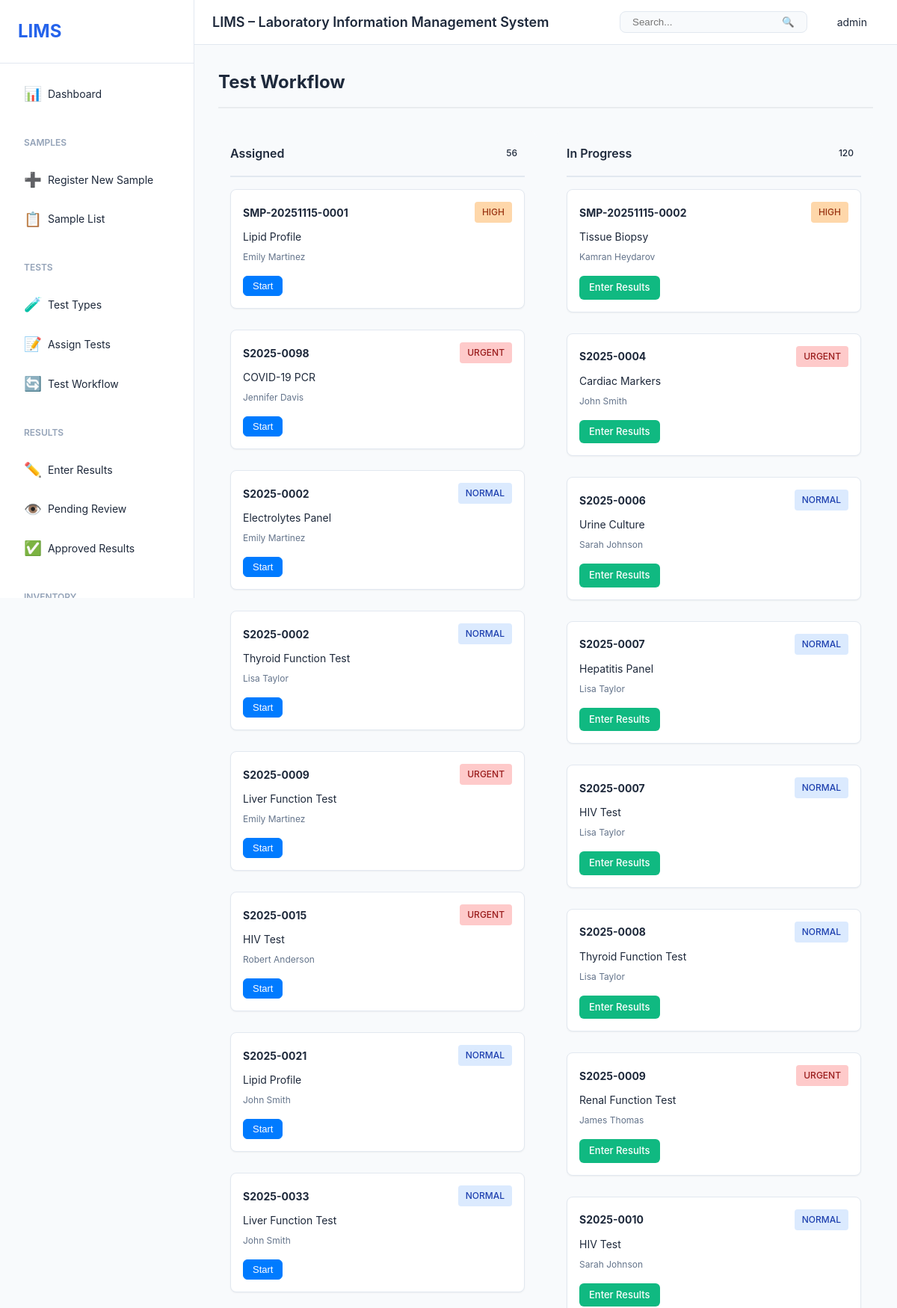
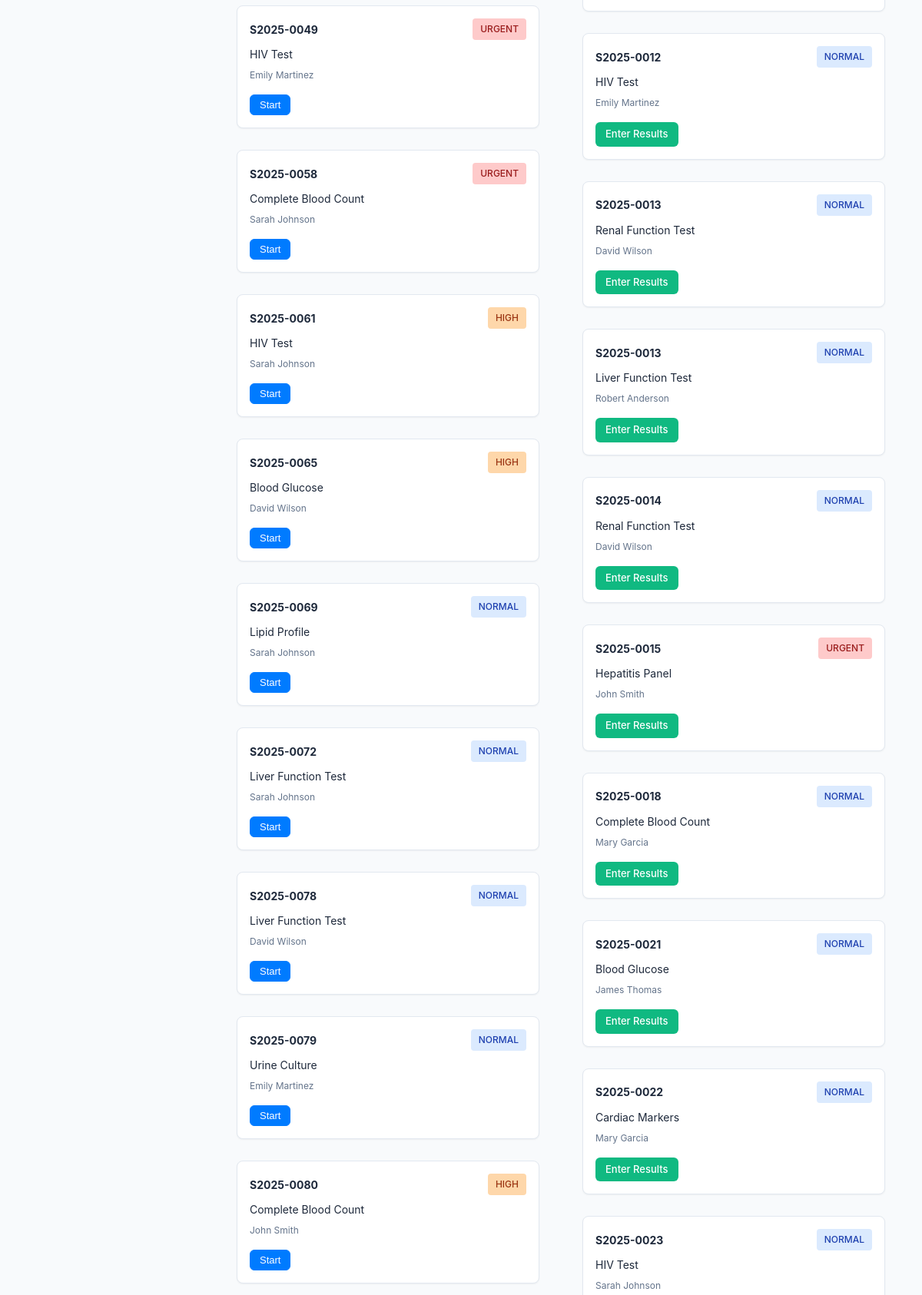
The app's page /tests/workflow/ (signed in, upper part) with its own data (2 pictures, top to bottom).
### users/models.py (models this page shows, shortened)
class User(AbstractUser):
    role = models.ForeignKey(Role, on_delete=models.SET_NULL, null=True, blank=True)
    phone = models.CharField(max_length=20, blank=True)
    department = models.CharField(max_length=100, blank=True)
    employee_id = models.CharField(max_length=50, blank=True, unique=True)
    is_active = models.BooleanField(default=True)
    created_at = models.DateTimeField(auto_now_add=True)
    updated_at = models.DateTimeField(auto_now=True)
    class Meta:
        db_table = 'users'
        ordering = ['username']

### tests/models.py (models this page shows, shortened)
class TestAssignment(models.Model):
    STATUS_CHOICES = [
        ('assigned', 'Assigned'),
        ('in_progress', 'In Progress'),
        ('waiting_review', 'Waiting Review'),
        ('completed', 'Completed'),
        ('rejected', 'Rejected'),
    ]
    sample = models.ForeignKey(Sample, on_delete=models.CASCADE, related_name='test_assignments')
    test = models.ForeignKey(Test, on_delete=models.CASCADE)
    status = models.CharField(max_length=50, choices=STATUS_CHOICES, default='assigned')
    assigned_to = models.ForeignKey(
        settings.AUTH_USER_MODEL,
        on_delete=models.SET_NULL,
        null=True,
        related_name='test_assignments'
    )
    assigned_by = models.ForeignKey(
        settings.AUTH_USER_MODEL,
        on_delete=models.SET_NULL,
        null=True,
        related_name='assigned_tests'
    )
    assigned_date = models.DateTimeField(auto_now_add=True)
    started_date = models.DateTimeField(null=True, blank=True)
    completed_date = models.DateTimeField(null=True, blank=True)
    expected_completion = models.DateTimeField(null=True, blank=True,
                                              help_text='Expected completion based on turnaround time')
    deadline = models.DateTimeField(null=True, blank=True,
                                   help_text='Hard deadline for test completion')
    actual_cost = models.DecimalField(max_digits=10, decimal_places=2, null=True, blank=True,
                                     help_text='Actual cost incurred for this test')
    notes = models.TextField(blank=True)
    class Meta:
        db_table = 'test_assignments'
        ordering = ['-assigned_date']
        unique_together = ['sample', 'test']

class Test(models.Model):
    CATEGORY_CHOICES = [
        ('hematology', 'Hematology'),
        ('biochemistry', 'Biochemistry'),
        ('microbiology', 'Microbiology'),
        ('immunology', 'Immunology'),
        ('molecular', 'Molecular Biology'),
        ('pathology', 'Pathology'),
        ('other', 'Other'),
    ]
    name = models.CharField(max_length=200, unique=True)
    code = models.CharField(max_length=50, unique=True)
    category = models.CharField(max_length=50, choices=CATEGORY_CHOICES)
    description = models.TextField(blank=True)
    turnaround_time = models.IntegerField(help_text='Expected turnaround time in hours')
    estimated_cost = models.DecimalField(max_digits=10, decimal_places=2, null=True, blank=True,
                                        help_text='Estimated cost per test')
    billable_amount = models.DecimalField(max_digits=10, decimal_places=2, null=True, blank=True,
                                         help_text='Amount charged to client')
    is_active = models.BooleanField(default=True)
    created_at = models.DateTimeField(auto_now_add=True)
    updated_at = models.DateTimeField(auto_now=True)
    class Meta:
        db_table = 'tests'
        ordering = ['name']

### samples/models.py (models this page shows, shortened)
class Sample(models.Model):
    SAMPLE_TYPE_CHOICES = [
        ('blood', 'Blood'),
        ('urine', 'Urine'),
        ('tissue', 'Tissue'),
        ('water', 'Water'),
        ('soil', 'Soil'),
        ('food', 'Food'),
        ('other', 'Other'),
    ]
    STATUS_CHOICES = [
        ('registered', 'Registered'),
        ('in_progress', 'In Progress'),
        ('completed', 'Completed'),
        ('rejected', 'Rejected'),
        ('archived', 'Archived'),
    ]
    PRIORITY_CHOICES = [
        ('low', 'Low'),
        ('normal', 'Normal'),
        ('high', 'High'),
        ('urgent', 'Urgent'),
    ]
    sample_id = models.CharField(max_length=50, unique=True, db_index=True)
    sample_type = models.CharField(max_length=50, choices=SAMPLE_TYPE_CHOICES)
    source = models.CharField(max_length=200, help_text='Source/Customer/Patient (Legacy)', blank=True)
    source_ref = models.ForeignKey(
        'labs.Source',
        on_delete=models.PROTECT,
        related_name='samples',
        null=True,
        blank=True,
        help_text='Sample source (Customer/Patient/Lab)',
        verbose_name='Source Reference'
    )
    processing_lab = models.ForeignKey(
        'labs.Lab',
        on_delete=models.SET_NULL,
        null=True,
        blank=True,
        related_name='processing_samples',
        help_text='Lab processing this sample'
    )
    originating_lab = models.ForeignKey(
        'labs.Lab',
        on_delete=models.SET_NULL,
        null=True,
        blank=True,
        related_name='originated_samples',
        help_text='Lab that originally sent this sample'
    )
    status = models.CharField(max_length=50, choices=STATUS_CHOICES, default='registered')
    priority = models.CharField(max_length=20, choices=PRIORITY_CHOICES, default='normal')
    received_date = models.DateField(auto_now_add=True)
    received_time = models.TimeField(auto_now_add=True)
    expected_completion_date = models.DateField(null=True, blank=True,
                                                help_text='Expected completion deadline')
    completion_deadline = models.DateTimeField(null=True, blank=True,
                                               help_text='Hard deadline for completion')
    actual_completion_date = models.DateTimeField(null=True, blank=True)
    notes = models.TextField(blank=True)
    assigned_technician = models.ForeignKey(
        settings.AUTH_USER_MODEL,
        on_delete=models.SET_NULL,
        null=True,
        blank=True,
        related_name='assigned_samples'
    )
    registered_by = models.ForeignKey(
        settings.AUTH_USER_MODEL,
        on_delete=models.SET_NULL,
        null=True,
        related_name='registered_samples'
    )
    created_at = models.DateTimeField(auto_now_add=True)
    updated_at = models.DateTimeField(auto_now=True)
    class Meta:
        db_table = 'samples'
        ordering = ['-received_date', '-received_time']

### tests/views.py (the view)
# urls.py: path('workflow/', views.test_workflow, name='test_workflow'),
@login_required
def test_workflow(request):
    assigned = TestAssignment.objects.filter(status='assigned').select_related('sample', 'test', 'assigned_to')
    in_progress = TestAssignment.objects.filter(status='in_progress').select_related('sample', 'test', 'assigned_to')
    waiting_review = TestAssignment.objects.filter(status='waiting_review').select_related('sample', 'test', 'assigned_to')
    completed = TestAssignment.objects.filter(status='completed').select_related('sample', 'test', 'assigned_to')[:20]
    context = {
        'assigned': assigned,
        'in_progress': in_progress,
        'waiting_review': waiting_review,
        'completed': completed,
    }
    return render(request, 'tests/test_workflow.html', context)

### templates/tests/test_workflow.html (shortened to what this page needs)
{% extends 'base.html' %}
{% block content %}
<div class="page-header">
    <h2>Test Workflow</h2>
</div>
<div class="kanban-board">
    <div class="kanban-column">
        <div class="kanban-header">
            <h3>Assigned</h3>
            <span class="badge">{{ assigned.count }}</span>
        </div>
        <div class="kanban-items">
            {% for assignment in assigned %}
            <div class="kanban-card">
                <div class="kanban-card-header">
                    <strong>{{ assignment.sample.sample_id }}</strong>
                    <span class="badge badge-priority-{{ assignment.sample.priority }}">{{ assignment.sample.get_priority_display }}</span>
                </div>
                <p class="kanban-card-test">{{ assignment.test.name }}</p>
                <p class="kanban-card-tech">{{ assignment.assigned_to.get_full_name|default:"Unassigned" }}</p>
                <form method="post" action="{% url 'tests:update_assignment_status' assignment.pk %}">
                    <button type="submit" class="btn btn-sm btn-primary">Start</button>
                </form>
            </div>
            {% empty %}
            <p class="text-muted">No items</p>
            {% endfor %}
        </div>
    </div>
    <div class="kanban-column">
        <div class="kanban-header">
            <h3>In Progress</h3>
            <span class="badge">{{ in_progress.count }}</span>
        </div>
        <div class="kanban-items">
            {% for assignment in in_progress %}
            <div class="kanban-card">
                <div class="kanban-card-header">
                    <strong>{{ assignment.sample.sample_id }}</strong>
                    <span class="badge badge-priority-{{ assignment.sample.priority }}">{{ assignment.sample.get_priority_display }}</span>
                </div>
                <p class="kanban-card-test">{{ assignment.test.name }}</p>
                <p class="kanban-card-tech">{{ assignment.assigned_to.get_full_name|default:"Unassigned" }}</p>
                <a href="{% url 'results:enter_result' assignment.pk %}" class="btn btn-sm btn-success">Enter Results</a>
            </div>
            {% empty %}
            <p class="text-muted">No items</p>
            {% endfor %}
        </div>
    </div>
</div>
{% endblock %}

### templates/base.html (shortened to what this page needs)
{% load static %}
<!DOCTYPE html>
<html lang="en">
<head>
    <link rel="stylesheet" href="{% static 'css/style.css' %}">
    <link rel="stylesheet" href="{% static 'css/labs.css' %}">
    <link rel="stylesheet" href="https://cdnjs.cloudflare.com/ajax/libs/font-awesome/5.15.4/css/all.min.css">
</head>
<body>
    <div class="layout">
        <aside class="sidebar" id="sidebar">
            <div class="sidebar-header">
                <h2>LIMS</h2>
            </div>
            <nav class="sidebar-nav">
                <a href="{% url 'dashboard:dashboard' %}" class="nav-item {% if request.resolver_match.url_name == 'dashboard' %}active{% endif %}">
                    <span class="icon">📊</span>
                    <span>Dashboard</span>
                </a>
                <div class="nav-group">
                    <div class="nav-group-title">Samples</div>
                    <a href="{% url 'samples:sample_create' %}" class="nav-item">
                        <span class="icon">➕</span>
                        <span>Register New Sample</span>
                    </a>
                    <a href="{% url 'samples:sample_list' %}" class="nav-item">
                        <span class="icon">📋</span>
                        <span>Sample List</span>
                    </a>
                </div>
                <div class="nav-group">
                    <div class="nav-group-title">Tests</div>
                    <a href="{% url 'tests:test_type_list' %}" class="nav-item">
                        <span class="icon">🧪</span>
                        <span>Test Types</span>
                    </a>
                    <a href="{% url 'tests:assign_test' %}" class="nav-item">
                        <span class="icon">📝</span>
                        <span>Assign Tests</span>
                    </a>
                    <a href="{% url 'tests:test_workflow' %}" class="nav-item">
                        <span class="icon">🔄</span>
                        <span>Test Workflow</span>
                    </a>
                </div>
                <div class="nav-group">
                    <div class="nav-group-title">Results</div>
                    <a href="{% url 'results:result_list' %}" class="nav-item">
                        <span class="icon">✏️</span>
                        <span>Enter Results</span>
                    </a>
                    <a href="{% url 'results:review_results' %}" class="nav-item">
                        <span class="icon">👁️</span>
                        <span>Pending Review</span>
                    </a>
                    <a href="{% url 'results:approved_results' %}" class="nav-item">
                        <span class="icon">✅</span>
                        <span>Approved Results</span>
                    </a>
                </div>
                <div class="nav-group">
                    <div class="nav-group-title">Inventory</div>
                </div>
            </nav>
        </aside>
        <div class="main-content">
            <header class="top-header">
                <div class="header-left">
                    <h1>LIMS – Laboratory Information Management System</h1>
                </div>
                <div class="header-right">
                    <div class="search-box">
                        <input type="text" placeholder="Search..." id="globalSearch">
                        <button>🔍</button>
                    </div>
                    <div class="user-menu">
                        <span>{{ user.get_full_name|default:user.username }}</span>
                    </div>
                </div>
            </header>
            <div class="page-content">
                {% block content %}{% endblock %}
            </div>
        </div>
    </div>
</body>
</html>

### records on screen
User: get_full_name "admin"
TestAssignment: sample.sample_id "SMP-20251115-0001", sample.priority "HIGH", test.name "Lipid Profile", assigned_to.get_full_name "Emily Martinez"
TestAssignment: sample.sample_id "S2025-0098", sample.priority "URGENT", test.name "COVID-19 PCR", assigned_to.get_full_name "Jennifer Davis"
TestAssignment: sample.sample_id "S2025-0002", sample.priority "NORMAL", test.name "Electrolytes Panel", assigned_to.get_full_name "Emily Martinez"
TestAssignment: sample.sample_id "S2025-0002", sample.priority "NORMAL", test.name "Thyroid Function Test", assigned_to.get_full_name "Lisa Taylor"
TestAssignment: sample.sample_id "S2025-0009", sample.priority "URGENT", test.name "Liver Function Test", assigned_to.get_full_name "Emily Martinez"
TestAssignment: sample.sample_id "S2025-0015", sample.priority "URGENT", test.name "HIV Test", assigned_to.get_full_name "Robert Anderson"
TestAssignment: sample.sample_id "S2025-0021", sample.priority "NORMAL", test.name "Lipid Profile", assigned_to.get_full_name "John Smith"
TestAssignment: sample.sample_id "S2025-0033", sample.priority "NORMAL", test.name "Liver Function Test", assigned_to.get_full_name "John Smith"
TestAssignment: sample.sample_id "S2025-0049", sample.priority "URGENT", test.name "HIV Test", assigned_to.get_full_name "Emily Martinez"
TestAssignment: sample.sample_id "S2025-0058", sample.priority "URGENT", test.name "Complete Blood Count", assigned_to.get_full_name "Sarah Johnson"
TestAssignment: sample.sample_id "S2025-0061", sample.priority "HIGH", test.name "HIV Test", assigned_to.get_full_name "Sarah Johnson"
TestAssignment: sample.sample_id "S2025-0065", sample.priority "HIGH", test.name "Blood Glucose", assigned_to.get_full_name "David Wilson"
TestAssignment: sample.sample_id "S2025-0069", sample.priority "NORMAL", test.name "Lipid Profile", assigned_to.get_full_name "Sarah Johnson"
TestAssignment: sample.sample_id "S2025-0072", sample.priority "NORMAL", test.name "Liver Function Test", assigned_to.get_full_name "Sarah Johnson"
TestAssignment: sample.sample_id "S2025-0078", sample.priority "NORMAL", test.name "Liver Function Test", assigned_to.get_full_name "David Wilson"
TestAssignment: sample.sample_id "S2025-0079", sample.priority "NORMAL", test.name "Urine Culture", assigned_to.get_full_name "Emily Martinez"
TestAssignment: sample.sample_id "S2025-0080", sample.priority "HIGH", test.name "Complete Blood Count", assigned_to.get_full_name "John Smith"
TestAssignment: sample.sample_id "SMP-20251115-0002", sample.priority "HIGH", test.name "Tissue Biopsy", assigned_to.get_full_name "Kamran Heydarov"
TestAssignment: sample.sample_id "S2025-0004", sample.priority "URGENT", test.name "Cardiac Markers", assigned_to.get_full_name "John Smith"
TestAssignment: sample.sample_id "S2025-0006", sample.priority "NORMAL", test.name "Urine Culture", assigned_to.get_full_name "Sarah Johnson"
TestAssignment: sample.sample_id "S2025-0007", sample.priority "NORMAL", test.name "Hepatitis Panel", assigned_to.get_full_name "Lisa Taylor"
TestAssignment: sample.sample_id "S2025-0007", sample.priority "NORMAL", test.name "HIV Test", assigned_to.get_full_name "Lisa Taylor"
TestAssignment: sample.sample_id "S2025-0008", sample.priority "NORMAL", test.name "Thyroid Function Test", assigned_to.get_full_name "Lisa Taylor"
TestAssignment: sample.sample_id "S2025-0009", sample.priority "URGENT", test.name "Renal Function Test", assigned_to.get_full_name "James Thomas"
TestAssignment: sample.sample_id "S2025-0010", sample.priority "NORMAL", test.name "HIV Test", assigned_to.get_full_name "Sarah Johnson"
TestAssignment: sample.sample_id "S2025-0012", sample.priority "NORMAL", test.name "HIV Test", assigned_to.get_full_name "Emily Martinez"
TestAssignment: sample.sample_id "S2025-0013", sample.priority "NORMAL", test.name "Renal Function Test", assigned_to.get_full_name "David Wilson"
TestAssignment: sample.sample_id "S2025-0013", sample.priority "NORMAL", test.name "Liver Function Test", assigned_to.get_full_name "Robert Anderson"
TestAssignment: sample.sample_id "S2025-0014", sample.priority "NORMAL", test.name "Renal Function Test", assigned_to.get_full_name "David Wilson"
TestAssignment: sample.sample_id "S2025-0015", sample.priority "URGENT", test.name "Hepatitis Panel", assigned_to.get_full_name "John Smith"
TestAssignment: sample.sample_id "S2025-0018", sample.priority "NORMAL", test.name "Complete Blood Count", assigned_to.get_full_name "Mary Garcia"
TestAssignment: sample.sample_id "S2025-0021", sample.priority "NORMAL", test.name "Blood Glucose", assigned_to.get_full_name "James Thomas"
TestAssignment: sample.sample_id "S2025-0022", sample.priority "NORMAL", test.name "Cardiac Markers", assigned_to.get_full_name "Mary Garcia"
TestAssignment: sample.sample_id "S2025-0023", sample.priority "NORMAL", test.name "HIV Test", assigned_to.get_full_name "Sarah Johnson"

### other values on screen
{{ assigned.count }} "56"
{{ in_progress.count }} "120"
